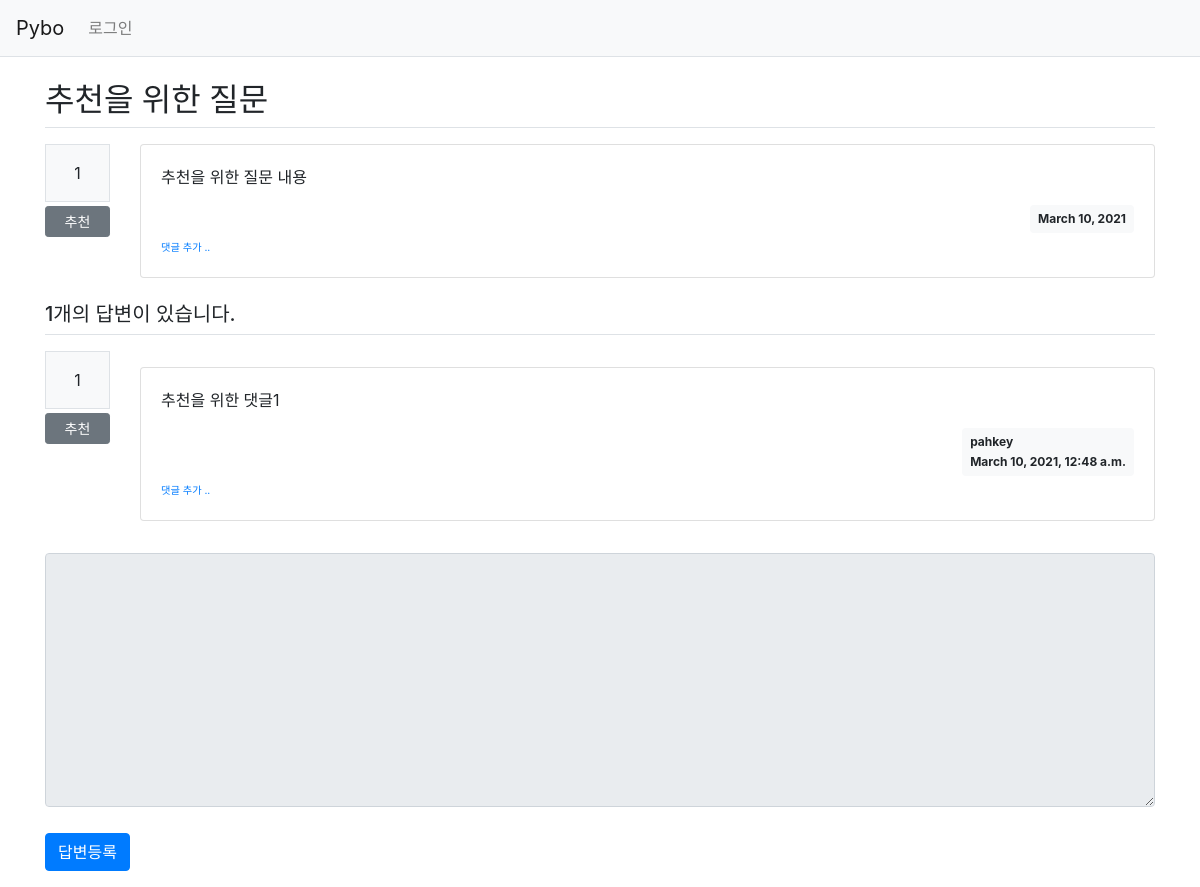
Page /pybo/308/ on the committed database.
### pybo/models.py (models this page shows, shortened)
class Question(models.Model):
  author = models.ForeignKey(User, on_delete=models.CASCADE, related_name='author_question')
  subject = models.CharField(max_length=200)
  content = models.TextField()
  create_date = models.DateField()
  modify_date = models.DateTimeField(null=True, blank=True)
  voter = models.ManyToManyField(User, related_name='voter_question')

class Answer(models.Model):
  author = models.ForeignKey(User, on_delete=models.CASCADE, related_name='author_answer')
  question = models.ForeignKey(Question, on_delete=models.CASCADE)
  content = models.TextField()
  create_date = models.DateTimeField()
  modify_date = models.DateTimeField(null=True, blank=True)
  voter = models.ManyToManyField(User, related_name='voter_answer')

### pybo/views/base_views.py (the view)
# urls.py: path('<int:question_id>/', base_views.detail, name='detail'),
def detail(request, question_id):
  question = get_object_or_404(Question, pk=question_id)
  context = { 'question': question }
  return render(request, 'pybo/question_detail.html', context)

### pybo/templatetags/pybo_filter.py (called while the page is built)
@register.filter()
def mark(value):
    extensions = ["nl2br", "fenced_code"]
    return mark_safe(markdown.markdown(value, extensions=extensions))

### templates/pybo/question_detail.html (shortened to what this page needs)
{% extends 'base.html' %}
{% load pybo_filter %}
{% block content %}
<div class="container my-3">
    <h2 class="border-bottom py-2">{{ question.subject }}</h2>
    <div class="row my-3">
        <div class="col-1">
            <div class="bg-light text-center p-3 border font-weight-bolder mb-1">{{question.voter.count}}</div>
            <a href="{% url 'pybo:vote_question' question.id %}"
               class="recommend btn btn-sm btn-secondary btn-block my-1">추천</a>
        </div>
        <div class="col-11">
            <div class="card">
                <div class="card-body">
                    <div class="card-text" style="white-space: pre-line;">{{ question.content|mark }}</div>
                    <div class="d-flex justify-content-end">
                        <div class="badge badge-light p-2">
                            {{ question.create_date }}
                        </div>
                    </div>
                    <div>
                        <a href="{% url 'pybo:comment_create_question' question.id  %}"
                        class="small"><small>댓글 추가 ..</small></a>
                    </div>
                </div>
            </div>
        </div>
    </div>
    <h5 class="border-bottom my-3 py-2">{{question.answer_set.count}}개의 답변이 있습니다.</h5>
    {% for answer in question.answer_set.all %}
    <div class="row my-3">
        <div class="col-1">
            <div class="bg-light text-center p-3 border font-weight-bolder mb-1">{{answer.voter.count}}</div>
            <a href="{% url 'pybo:vote_answer' answer.id  %}"
                class="recommend btn btn-sm btn-secondary btn-block my-1">추천</a>
        </div>
        <div class="col-11">
            <div class="card my-3">
                <div class="card-body">
                    <div class="card-text" style="white-space: pre-line;">{{ answer.content|mark }}</div>
                    <div class="d-flex justify-content-end">
                        <div class="badge badge-light p-2 text-left">
                            <div class="mb-2">{{ answer.author.username }}</div>
                            <div>
                                {{ answer.create_date }}
                            </div>
                        </div>
                    </div>
                    <div>
                        <a href="{% url 'pybo:comment_create_answer' answer.id  %}"
                        class="small"><small>댓글 추가 ..</small></a>
                    </div>
                </div>
            </div>
        </div>
    </div>
    {% endfor %}
    <form action="{% url 'pybo:answer_create' question.id %}" method="post" class="my-3">
        <div class="form-group">
            <textarea {% if not user.is_authenticated %}disabled{% endif %} name="content" id="content" class="form-control" rows="10"></textarea>
        </div>
        <input type="submit" value="답변등록" class="btn btn-primary">
    </form>
</div>
{% endblock %}

### static/style.css (style rules this page uses)
textarea { width: 100% !important; }
input[type=submit] { margin-top: 10px !important; }

### rows in the picture
Question: subject "추천을 위한 질문", voter.count "1", content|mark "추천을 위한 질문 내용", create_date "March 10, 2021", answer_set.count "1"
Answer: voter.count "1", content|mark "추천을 위한 댓글1", author.username "pahkey", create_date "March 10, 2021, 12:48 a.m."
